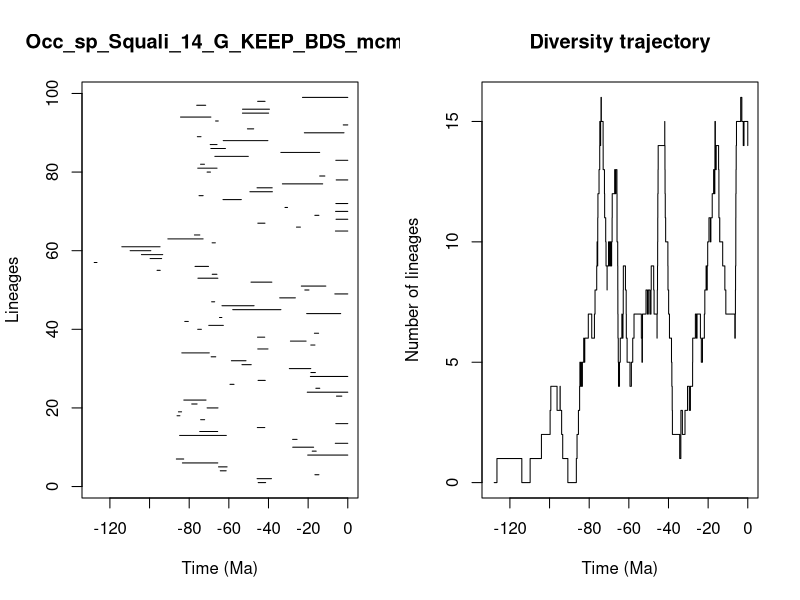

This figure's R source:


pdf(file='../Results/Species/5_MA_bins_EXT_EP/pyrate_mcmc_logs/Occ_sp_Squali_14_G_KEEP_BDS_mcmc_LTT.pdf',width=0.6*20, height=0.6*10)
title = "Occ_sp_Squali_14_G_KEEP_BDS_mcmc"
ts=c(45.19687269411876, 45.75217485129098,16.575713274004823,64.32628690584528,65.2116671017593,83.42598336190264,86.4837401677904,20.220724206838273,17.939634763964197,27.781550185247742,6.304479152319876,27.83135142806307,84.83281024608205,74.68600976309581,45.634220677250376,6.042374337273961,74.2222854932088,86.12825649327264,85.4301748016966,70.96782166344072,78.72043169536472,82.71396022682428,5.701773059226719,20.447557401176205,16.10603724076161,59.42287809328781,45.25523567124464,18.86631764072309,18.614881220427574,29.485707194813834,53.38643455730099,58.72060388999798,68.92501994913255,83.72128961750373,45.41239286245474,18.65973736465724,28.93471228448325,45.5347100686191,16.83383184919053,75.70478305031642,70.13067957489912,82.22944845997336,64.71574302262773,20.737911532987916,58.03934276474459,63.463787471277655,68.67919265652914,34.34608047003888,6.537551318994908,21.670611313654618,23.440868208431073,48.82225890302062,75.59183878521617,68.38317982935547,96.20933410786085,77.05482854770212,127.91751051927406,99.71407448084943,104.09489455107455,109.79241482911875,113.9846060425373,68.44054319740947,90.76497077036797,77.35719263346279,6.231062781450881,25.879633382137158,45.37888179086046,5.919214939816379,16.62068567004342,6.163039377701115,31.670691014019393,6.009975191702791,62.950233424596775,75.03405445682552,49.37685057398414,45.77578886298075,32.99095993297165,5.844614447117697,14.176745261327552,70.97121133347422,75.6821022979426,74.2781917139934,6.038160001026555,67.05579549012322,33.76543597090029,69.07247505922496,69.39856052632172,62.82675625146993,75.88814410672482,21.91073647549372,50.62678603498677,2.285770621461385,66.68765823578268,84.37385946507847,53.15034291988513,53.10431967268606,76.20466558746614,45.46549587495959,22.85620542283966)
te=c(41.4320081239568, 38.48105978379327,14.555500118602911,61.33849163194931,60.872305409254544,65.56998609981139,82.76668270277352,0.0,15.932037315352678,17.234008723235636,0.0,25.593627122393745,61.273479976503545,65.61513565382205,41.862811592421494,0.0,72.20740677738212,84.68640980423753,83.84079641503362,65.4713892236217,76.0151097917187,71.50461771607655,2.9975796051176653,0.0,14.130596767586661,57.386005099667514,41.62437470040918,0.0,16.34251456977052,18.66713775958951,48.70539380365882,51.34411025360417,66.60054344906068,69.86958054068799,40.25048711100489,16.564945906124525,21.028922877746936,41.892831251862766,14.721887851601934,73.8601279265653,62.777673644294175,80.4504609392234,63.51817644364283,3.5776844231605702,33.73411810807121,47.26883859026866,67.14864417470693,26.43883248200534,0.0,19.57908981433086,11.071831049963615,38.29887920335597,65.53200298256313,66.0066992454859,94.61938913900124,70.25203709482624,126.52999410057535,93.90025100550082,93.35648477591721,99.35467055993637,94.6980537914122,66.80973980855123,72.98310221584353,74.63864656841908,0.0,23.897881607129538,41.78146370200167,0.0,14.56458461039598,0.0,30.392484758329473,0.0,53.692022765767355,72.95290203722496,38.02227558331204,38.11987077717275,12.657817275133821,0.0,11.566060401110038,69.26786516065005,65.95789873665808,72.30421091864346,0.0,50.182601771182384,14.174913699002996,61.714748917889075,65.95872306823316,40.3076362857341,74.04965521495998,1.9045186517800776,47.466862321094474,0.0,65.3359899553034,69.0581683237434,39.923322476667074,39.50490482040926,71.67232818135399,41.72584122273444,0.0)
div_traj=c(0, 1,0,1,2,3,4,3,4,3,2,1,0,1,2,3,4,5,4,5,4,5,6,5,6,7,6,7,8,9,10,9,10,11,12,13,14,15,14,15,16,15,14,13,12,11,10,9,8,9,10,9,10,9,10,9,10,9,10,11,12,13,12,13,12,13,12,11,10,9,8,7,6,5,4,5,6,7,6,7,8,9,8,7,6,5,4,5,6,7,6,5,6,7,8,7,8,7,8,9,8,7,6,7,8,9,10,11,12,13,14,15,14,13,12,11,10,9,8,7,6,5,4,3,2,1,2,3,2,3,4,3,4,5,6,7,6,7,6,5,6,7,8,9,8,9,10,11,10,11,10,11,12,13,12,13,14,15,14,13,14,13,12,11,10,11,10,9,8,7,6,7,8,9,10,11,12,13,14,15,16,15,14,15,14)
time_events=c(127.91751051927406, 126.52999410057535,113.9846060425373,109.79241482911875,104.09489455107455,99.71407448084943,99.35467055993637,96.20933410786085,94.6980537914122,94.61938913900124,93.90025100550082,93.35648477591721,90.76497077036797,86.4837401677904,86.12825649327264,85.4301748016966,84.83281024608205,84.68640980423753,84.37385946507847,83.84079641503362,83.72128961750373,83.42598336190264,82.76668270277352,82.71396022682428,82.22944845997336,80.4504609392234,78.72043169536472,77.35719263346279,77.05482854770212,76.20466558746614,76.0151097917187,75.88814410672482,75.70478305031642,75.6821022979426,75.59183878521617,75.03405445682552,74.68600976309581,74.63864656841908,74.2781917139934,74.2222854932088,74.04965521495998,73.8601279265653,72.98310221584353,72.95290203722496,72.30421091864346,72.20740677738212,71.67232818135399,71.50461771607655,70.97121133347422,70.96782166344072,70.25203709482624,70.13067957489912,69.86958054068799,69.39856052632172,69.26786516065005,69.07247505922496,69.0581683237434,68.92501994913255,68.67919265652914,68.44054319740947,68.38317982935547,67.14864417470693,67.05579549012322,66.80973980855123,66.68765823578268,66.60054344906068,66.0066992454859,65.95872306823316,65.95789873665808,65.61513565382205,65.56998609981139,65.53200298256313,65.4713892236217,65.3359899553034,65.2116671017593,64.71574302262773,64.32628690584528,63.51817644364283,63.463787471277655,62.950233424596775,62.82675625146993,62.777673644294175,61.714748917889075,61.33849163194931,61.273479976503545,60.872305409254544,59.42287809328781,58.72060388999798,58.03934276474459,57.386005099667514,53.692022765767355,53.38643455730099,53.15034291988513,53.10431967268606,51.34411025360417,50.62678603498677,50.182601771182384,49.37685057398414,48.82225890302062,48.70539380365882,47.466862321094474,47.26883859026866,45.77578886298075,45.75217485129098,45.634220677250376,45.5347100686191,45.46549587495959,45.41239286245474,45.37888179086046,45.25523567124464,45.19687269411876,41.892831251862766,41.862811592421494,41.78146370200167,41.72584122273444,41.62437470040918,41.4320081239568,40.3076362857341,40.25048711100489,39.923322476667074,39.50490482040926,38.48105978379327,38.29887920335597,38.11987077717275,38.02227558331204,34.34608047003888,33.76543597090029,33.73411810807121,32.99095993297165,31.670691014019393,30.392484758329473,29.485707194813834,28.93471228448325,27.83135142806307,27.781550185247742,26.43883248200534,25.879633382137158,25.593627122393745,23.897881607129538,23.440868208431073,22.85620542283966,21.91073647549372,21.670611313654618,21.028922877746936,20.737911532987916,20.447557401176205,20.220724206838273,19.57908981433086,18.86631764072309,18.66713775958951,18.65973736465724,18.614881220427574,17.939634763964197,17.234008723235636,16.83383184919053,16.62068567004342,16.575713274004823,16.564945906124525,16.34251456977052,16.10603724076161,15.932037315352678,14.721887851601934,14.56458461039598,14.555500118602911,14.176745261327552,14.174913699002996,14.130596767586661,12.657817275133821,11.566060401110038,11.071831049963615,6.537551318994908,6.304479152319876,6.231062781450881,6.163039377701115,6.042374337273961,6.038160001026555,6.009975191702791,5.919214939816379,5.844614447117697,5.701773059226719,3.5776844231605702,2.9975796051176653,2.285770621461385,1.9045186517800776,0.0)
                par(mfrow=c(1,2))
                L = length(ts)
                plot(ts, 1:L , xlim=c(-max(ts)-1,0), pch=20, type="n", main=title,xlab="Time (Ma)",ylab="Lineages")
                for (i in 1:L){segments(x0=-te[i],y0=i,x1=-ts[i],y1=i)}    
                t = -time_events
                plot(div_traj ~ t,type="s", main = "Diversity trajectory",xlab="Time (Ma)",ylab="Number of lineages",xlim=c(-max(ts)-1,0))
                abline(v=c(65,200,251,367,445),lty=2,col="gray")
                
